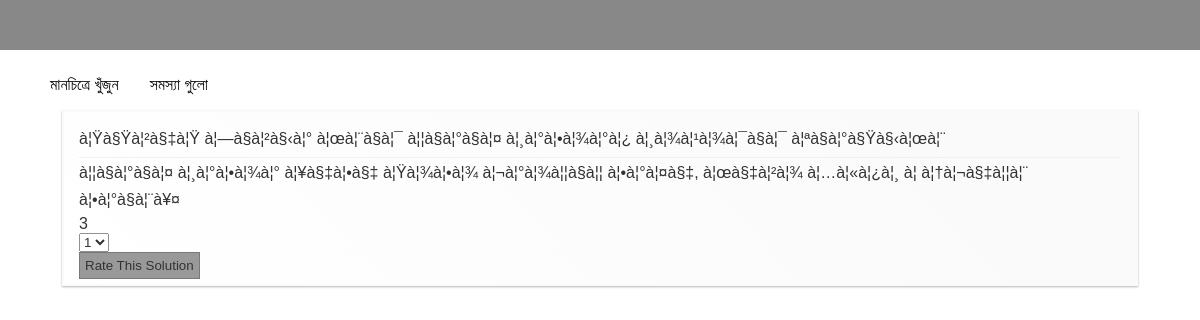
Screenshot of /rateSol.php?id=2 with the database file from the repository.
### tables this page shows
CREATE TABLE `solutions` (
  `id` int(11) NOT NULL AUTO_INCREMENT,
  `name` varchar(255) NOT NULL,
  `uploader_id` varchar(50) NOT NULL,
  `uploader_name` varchar(255) NOT NULL,
  `email` varchar(100) NOT NULL,
  `description` varchar(255) DEFAULT NULL,
  `rating` int(11) DEFAULT NULL,
  `filename` varchar(100) NOT NULL,
  `entry_date` datetime NOT NULL,
  `stars` int(11) DEFAULT NULL,
  `like_count` int(11) unsigned zerofill NOT NULL,
  `last_liked` datetime NOT NULL,
  `status` varchar(20) NOT NULL,
  `problem_id` int(11) NOT NULL,
  `cost` int(11) DEFAULT NULL,
  `man_power` int(11) DEFAULT NULL,
  `duration` int(11) DEFAULT NULL,
  PRIMARY KEY (`id`)
);

### DataAccess.php (called while the page is built, shortened)
<?php
    class DataAccess
    {
        private $servername;
        private $username;
        private $password;
        private $queryCount;
        private $lastResultset;
        function __construct($configName)
        {
            $this->queryCount = 0;
            $this->servername = "localhost" ;
            $this->username = "root";
            $this->password = "" ;
            $this->databasename = "hackathon_peer";
        }
        private function connect()
        {
            $this->connection = mysql_connect($this->servername, $this->username, $this->password);
            return;
        }
    public function getResultSet($sql)
        {
            if($this->lastResultset = mysql_query($sql))
            {
                $this->queryCount++;
            }
            else
            {
                echo 'Error querying database. '. mysql_error();
            }
            return $this->lastResultset;
        }
    }
?>

### includes/functions.php (called while the page is built, shortened)
<?php
    require_once("DataAccess.php");
    function getItems($limit,$table,$problemID){
        $data = new DataAccess('photo');
        $sql = "SELECT * FROM $table ORDER BY RATING DESC LIMIT $limit";
        if($problemID!=null){
            $sql = "SELECT * FROM $table WHERE problem_id=$problemID ORDER BY RATING DESC LIMIT $limit";
        }
        $resultset = $data->getResultSet($sql);
        if($resultset){
            return $resultset;
        }else{
            return mysql_error();
        }
    }
?>

### rateSol.php (the view, shortened to what this page needs)
<?php require_once('DataAccess.php');
    require_once('includes/functions.php');
    $pid=$_GET['id'];
?>
<html>
    <head>
    <link href="stylesheets/style.css" rel="stylesheet" type="text/css" />
    </head>
    <body>
    <div id="container" style="background: white;">
    <div id="topbar" style="width: 100%;">
                    <ul>
                                 <a  style="color: black;" href="index.php"><li> মানচিত্রে খুঁজুন</li></a>&nbsp;&nbsp;&nbsp;&nbsp;&nbsp;&nbsp;
                        <a style="color: black;" href="problem-list.php"><li> সমস্যা গুলো</li></a>
                    </ul>
                </div>
        <div id="wrapper" >
        <div id="coloumns" >
        <?php
            $result=getItems(10,"solutions",$pid);
            while($row=mysql_fetch_array($result)){
            ?>
            <div class="pin">
                <div class="problemName"><?php echo $row['name']; ?></div>
                <div class="problemDesc"><?php echo $row['description']; ?></div>
                <div class="problemRating"><?php echo $row['rating']; ?></div>
                <select id="stars_<?php echo $row['id']; ?>" name="stars">
                    <option value="1">1</option>
                </select> <br/>
                <button id="rate" onclick="rateIt('<?php echo $row['id']; ?>')">Rate This Solution</button>
            </div>
        <?php
            }
        ?>
        </div>
        </div>
    </div>
    </body>
</html>

### stylesheets/style.css (style rules this page uses)
body { margin: 0px; padding: 0px; background-color: #888888; font-family: sans-serif; }
#container { background-color: #888888; width: 100%; height: 100%; }
button { cursor: pointer; padding: 5px; background: gray; color:black; border: 1px solid #585858; }
.problemName { padding-bottom:3px; margin-bottom:3px; border-bottom: 1px solid #eee; }
#topbar { padding-top: 10px; padding-left: 10px; float: left; width: 30%; }
#topbar li { list-style: decimal; display: inline; }
#topbar a { text-decoration: none; color: white; }

### rateSol.php (style rules this page uses)
#wrapper { width: 90%; max-width: 1366px; min-width: 800px; margin: 50px auto; }
.pin { display: inline-block; background: #FEFEFE; border: 2px solid #FAFAFA; box-shadow: 0 1px 2px rgba(34, 25, 25, 0.4); margin: 0 2px 15px; -webkit-column-break-inside: avoid; -moz-column-break-inside: avoid; column-break-inside: avoid; padding: 15px; padding-bottom: 5px; background: -webkit-linear-gradient(45deg, #FFF, #F9F9F9); opacity: 0.8; -webkit-transition: all .5s ease; -moz-transition: all .5s ease; -o-transition: all .5s ease; transition: all .5s ease; }

### rows the page displays
solutions: name "à¦Ÿà§Ÿà¦²à§‡à¦Ÿ à¦—à§à¦²à§‹à¦° à¦œà¦¨à§à¦¯ à¦¦à§à¦°à§à¦¤ à¦¸à¦°à¦•à¦¾à¦°à¦¿ à¦¸à¦¾à¦¹à¦¾à¦¯à§à¦¯ à¦ªà§à¦°à§Ÿà§‹à¦œà¦¨", description "à¦¦à§à¦°à§à¦¤ à¦¸à¦°à¦•à¦¾à¦° à¦¥à§‡à¦•à§‡ à¦Ÿà¦¾à¦•à¦¾ à¦¬à¦°à¦¾à¦¦à§à¦¦ à¦•à¦°à¦¤à§‡, à¦œà§‡à¦²à¦¾ à¦…à¦«à¦¿à¦¸ à¦ à¦†à¦¬à§‡à¦¦à¦¨ à¦•à¦°à§à¦¨à¥¤", rating "3", stars "1"
